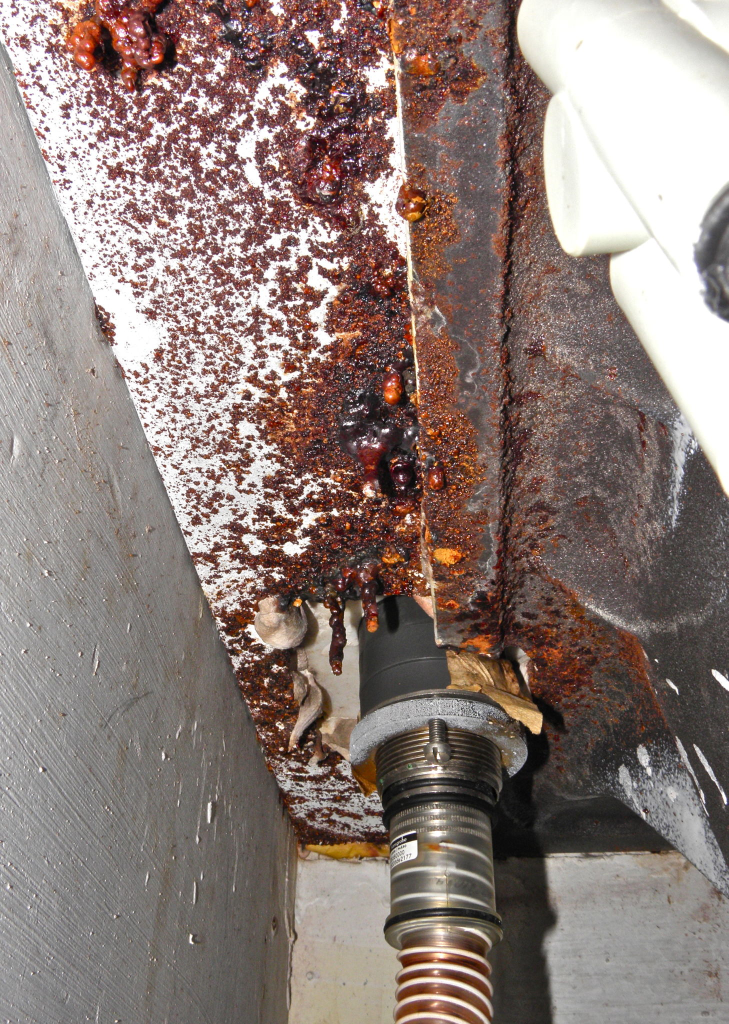
#> input picture rust1.jpg, 1457 x 2048 px (shown at 1/2 size)
$ python main.py
#> lines starting #> are read from the running program, lines starting #| are printed output that depends on the picture; after the words box and inside, x2 and y2 are one past the last pixel; in counts of white or black regions, pixels touching at a corner belong together
import numpy as np
import cv2


# read and capturing image
img = cv2.imread("rust1.jpg", cv2.IMREAD_COLOR)
#> img is the input picture: shape (2048, 1457, 3); mean B, G, R 119.2, 124.4, 140.7

# Convert the imageFrame in
# BGR(RGB color space) to
# HSV(hue-saturation-value)
# color space
hsvFrame = cv2.cvtColor(img, cv2.COLOR_BGR2HSV)
#> hsvFrame: shape (2048, 1457, 3); mean H, S, V 42.4, 50.5, 141

# Set range for corrosion color and
# define mask
corr_lower = np.array([0, 70, 70], np.uint8)
corr_upper = np.array([20, 200, 150], np.uint8)
corr_mask = cv2.inRange(hsvFrame, corr_lower, corr_upper)
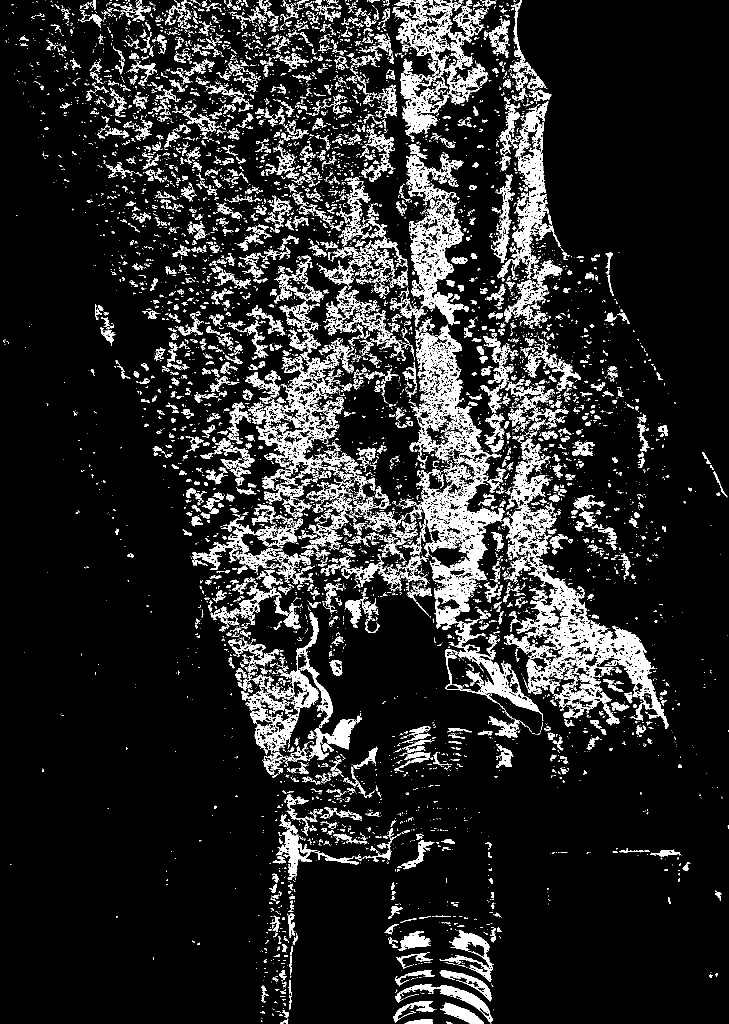
#> corr_mask: shape (2048, 1457) (shown at 1/2 size); 13.1% white; 7978 white regions (6372 under 20 px), largest, box (x1, y1, x2, y2) and area: (1003, 877, 1338, 1458) 35977, (817, 636, 1009, 1296) 34579, (496, 676, 708, 982) 14550

# Morphological Transform, Dilation
# for each corrosion color and bitwise_and operator
# between imageFrame and mask determines
# to detect only that particular corrosion color
kernal = np.ones((5, 5), "uint8")

# For corrosion color
corr_mask = cv2.dilate(corr_mask, kernal)
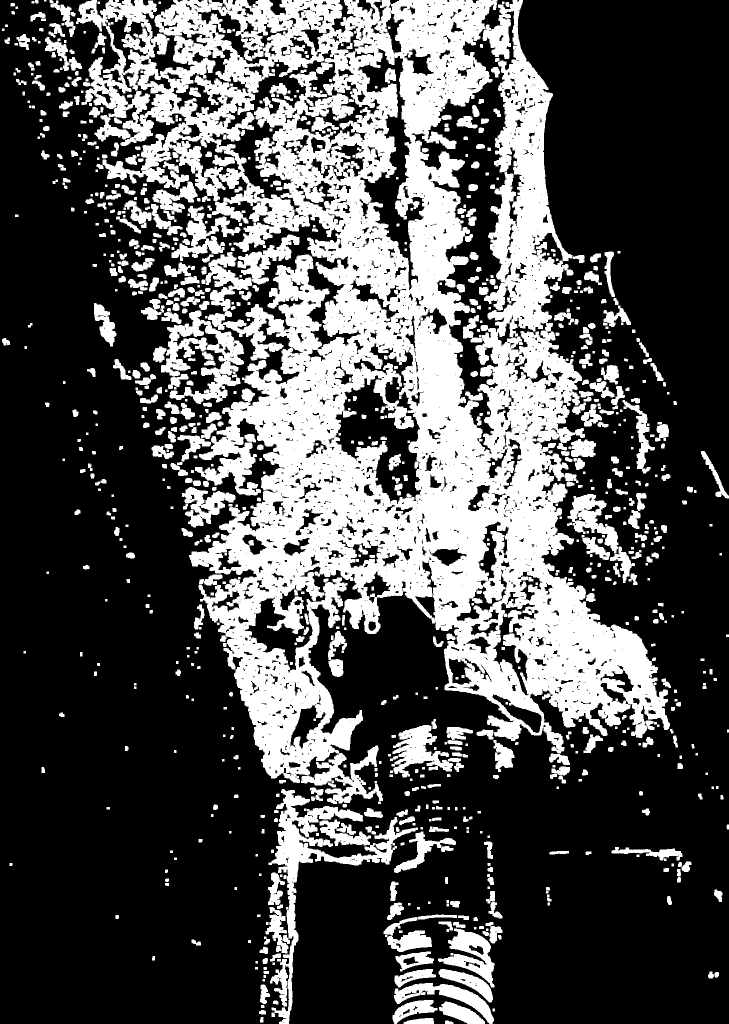
#> corr_mask: shape (2048, 1457) (shown at 1/2 size); 31.7% white; 955 white regions (2 under 20 px)
res_corr = cv2.bitwise_and(img, img,
						mask = corr_mask)
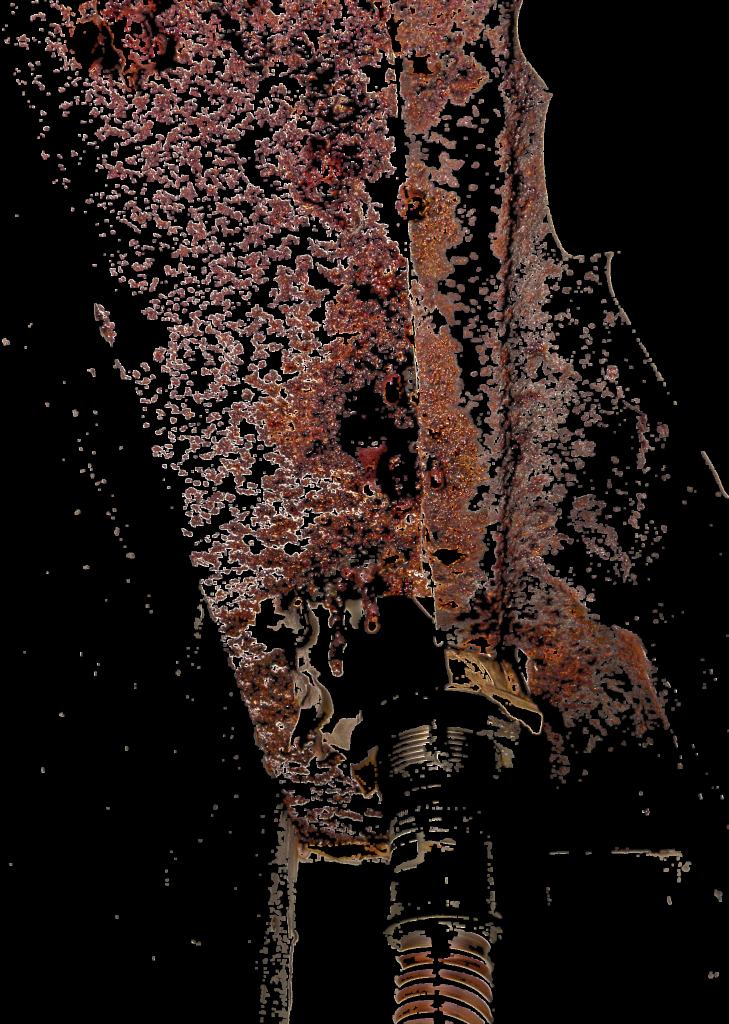
#> res_corr: shape (2048, 1457, 3) (shown at 1/2 size); mean B, G, R 23.9, 27, 38.5

# Creating contour to track corrosion color
contours, hierarchy = cv2.findContours(corr_mask,
									cv2.RETR_TREE,
									cv2.CHAIN_APPROX_SIMPLE)
#> contours = 3104 contours, 1674 with area under 20; largest, box (x1, y1, x2, y2) and area: (152, 0, 1340, 1608) 895820, (670, 686, 843, 1009) 26369, (537, 1578, 836, 2048) 21635, (418, 99, 674, 432) 19820, (716, 96, 850, 581) 17798

for pic, contour in enumerate(contours):
    area = cv2.contourArea(contour)
    if(area > 300):
        x, y, w, h = cv2.boundingRect(contour)
        imageFrame = cv2.rectangle(img, (x, y),
                                (x + w, y + h),
                                (0, 0, 255), 2)

        cv2.putText(img, "Corrosion", (x, y),
                    cv2.FONT_HERSHEY_SIMPLEX, 1.0,
                    (0, 0, 255))
#> this loop made 3104 passes
#> (area, x, y, w, h) on passes 2, 8, 10, 14, 15, 25, 30, 43, 44, 56, 58, 61: (505.5, 807, 2036, 61, 12), (2019, 878, 2003, 92, 45), (1964, 785, 2000, 90, 48), (429.5, 520, 1969, 20, 39), (4575, 788, 1966, 200, 82), (2420.5, 877, 1938, 109, 67), (1341, 789, 1938, 83, 37), (1607, 791, 1903, 77, 40), (314.5, 806, 1912, 33, 19), (5579, 876, 1857, 113, 118), (314, 937, 1889, 31, 22), (605, 971, 1844, 34, 43)
#> area on passes 1, 3, 4, 5, 7, 9: 74.5, 54, 44.5, 87, 29.5, 59
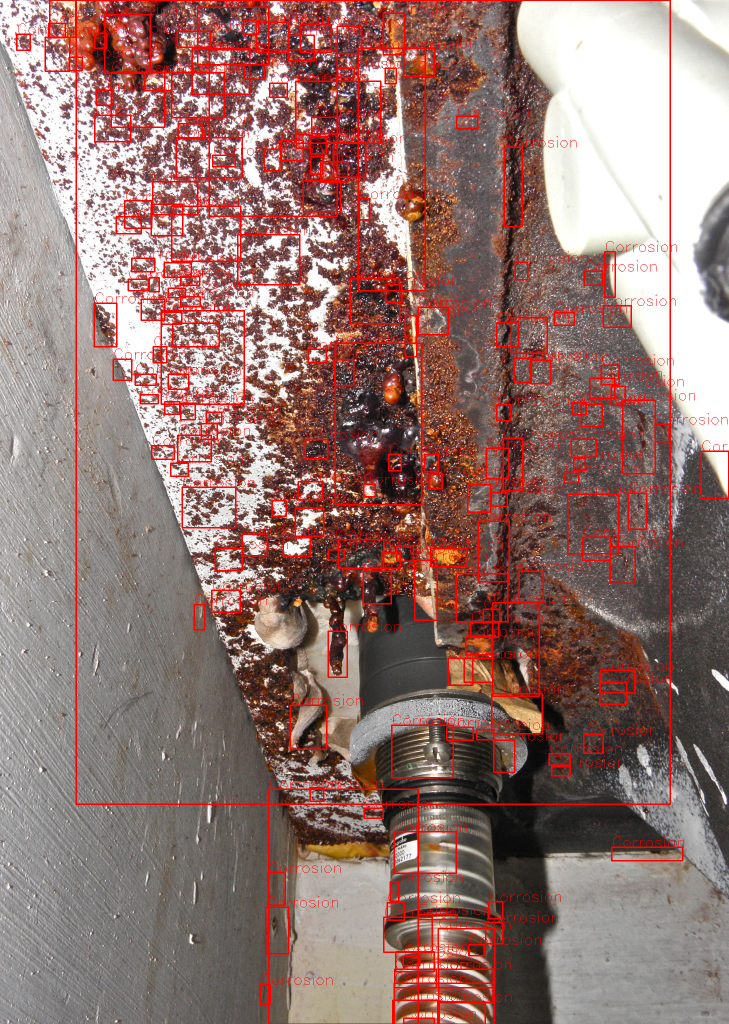
#> img: shape (2048, 1457, 3) (shown at 1/2 size); 5.93% of pixels changed, all inside (x1, y1, x2, y2) = (32, 0, 1457, 2048)

# Program Termination
cv2.imshow("Corrosion Detection", cv2.resize(img, (1000, 800)))
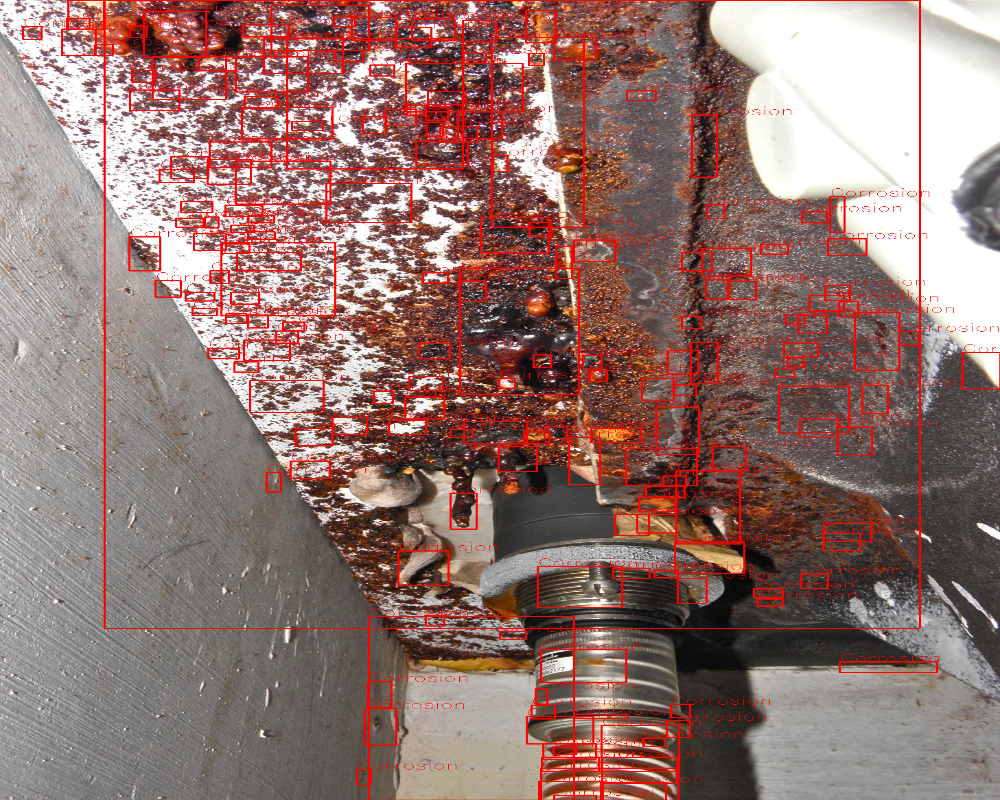
#> window 'Corrosion Detection': shape (800, 1000, 3); mean B, G, R 112.8, 117.7, 147.6
cv2.waitKey(0)
cv2.destroyAllWindows()
